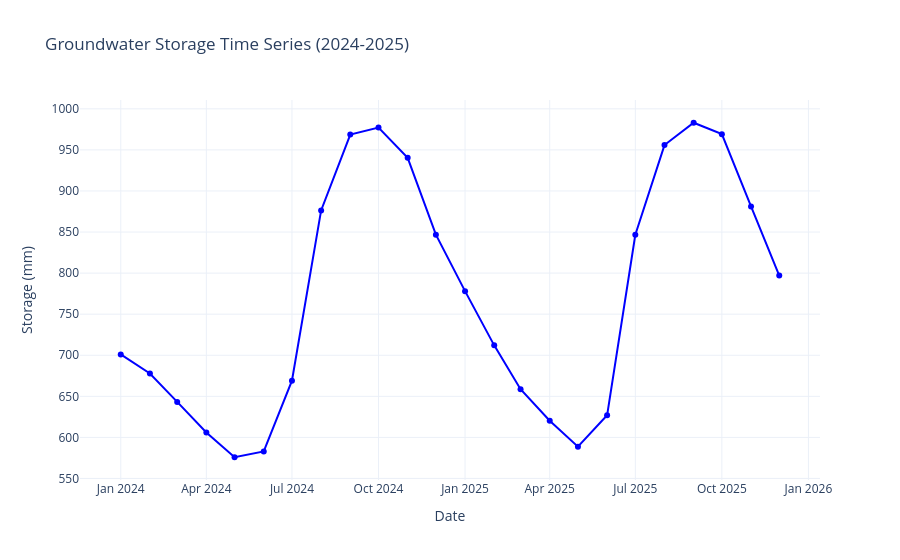

Here is the notebook cell this chart was saved with:
### Code cell
import geemap
import ee
import pandas as pd
import numpy as np
from scipy import stats
import plotly.graph_objects as go

# Initialize Earth Engine
try:
    ee.Initialize()
except Exception as e:
    ee.Authenticate()
    ee.Initialize()

Map = geemap.Map()
Map.add_basemap('HYBRID')

# Study area
roi = ee.FeatureCollection("projects/ee-clivedcosta/assets/Odishamerged")
Map.centerObject(roi, 10)
Map.addLayer(roi, {'color': 'yellow'}, 'Watershed Boundary', False)

# Parameters
START_DATE = '2024-01-01'
END_DATE = '2025-12-31'
SCALE = 1000

def create_monthly_composites(image_collection, start_date, end_date, band_name):
    start = ee.Date(start_date)
    end = ee.Date(end_date)
    months = end.difference(start, 'month').round()
    def make_monthly_image(offset):
        month_start = start.advance(offset, 'month')
        month_end = month_start.advance(1, 'month')
        monthly_mean = image_collection \
            .filterDate(month_start, month_end) \
            .mean() \
            .rename(band_name) \
            .set('system:time_start', month_start.millis())
        return monthly_mean
    offsets = ee.List.sequence(0, ee.Number(months).subtract(1))
    return ee.ImageCollection(offsets.map(make_monthly_image))

# Load GLDAS
print("Loading GLDAS groundwater data...")
try:
    gws_v22 = ee.ImageCollection("NASA/GLDAS/V022/CLSM/G025/DA1D") \
        .select('GWS_tavg') \
        .filterDate(START_DATE, END_DATE)
    count = gws_v22.size().getInfo()
    if count > 0:
        gws = gws_v22
        print(f"  Using GLDAS-2.2 (Nooh) – {count} daily images")
    else:
        raise Exception("No data")
except:
    gws = ee.ImageCollection("NASA/GLDAS/V021/CLSM/G025/DA1D") \
        .select('GWS_tavg') \
        .filterDate(START_DATE, END_DATE)
    count = gws.size().getInfo()
    print(f"  Using GLDAS-2.1 – {count} daily images")

monthly_gws = create_monthly_composites(gws, START_DATE, END_DATE, 'groundwater_storage')

def extract_series(image_collection, band_name, region, scale):
    def get_mean(img):
        mean_val = img.reduceRegion(
            reducer=ee.Reducer.mean(),
            geometry=region,
            scale=scale,
            maxPixels=1e13,
            bestEffort=True
        )
        date_str = ee.Date(img.get('system:time_start')).format('YYYY-MM-dd')
        return ee.Feature(None, {'date': date_str, 'value': mean_val.get(band_name)})
    return image_collection.map(get_mean)

gws_fc = extract_series(monthly_gws, 'groundwater_storage', roi, SCALE)

def fc_to_dataframe(fc):
    if fc.size().getInfo() == 0:
        return pd.DataFrame()
    data = fc.getInfo()
    records = []
    for feat in data['features']:
        props = feat['properties']
        if props.get('value') is not None:
            records.append({'date': pd.to_datetime(props['date']), 'groundwater_storage_mm': props['value']})
    df = pd.DataFrame(records)
    if not df.empty:
        df = df.sort_values('date')
    return df

gws_df = fc_to_dataframe(gws_fc)

# Time series plot
if not gws_df.empty:
    fig = go.Figure()
    fig.add_trace(go.Scatter(
        x=gws_df['date'],
        y=gws_df['groundwater_storage_mm'],
        mode='lines+markers',
        name='Groundwater Storage (GLDAS)',
        line=dict(color='blue', width=2),
        marker=dict(size=6)
    ))
    fig.update_layout(
        title='Groundwater Storage Time Series (2024-2025)',
        xaxis_title='Date',
        yaxis_title='Storage (mm)',
        hovermode='x unified',
        template='plotly_white'
    )
    fig.show()
else:
    print("No groundwater data available.")

# ----- FIXED LEGEND MAP LAYER (0-1000 mm) -----
latest_gws = monthly_gws.sort('system:time_start', False).first().clip(roi)

min_fixed = 0
max_fixed = 1000    # adjust if your values are higher, e.g. 1500

gws_vis = {
    'min': min_fixed,
    'max': max_fixed,
    'palette': ['red', 'orange', 'yellow', 'lightgreen', 'lightblue', 'blue']
}
Map.addLayer(latest_gws, gws_vis, 'Latest Groundwater Storage (mm)')
Map.add_colorbar(
    vis_params=gws_vis,
    label='Groundwater Storage (mm)',
    layer_name='Latest Groundwater Storage (mm)',
    orientation='vertical'
)
print(f"Legend uses fixed range: {min_fixed} - {max_fixed} mm (red = low/dry, blue = high/wet)")

# Statistical report
print("\n" + "="*60)
print("GROUNDWATER MONITORING REPORT")
print(f"Period: {START_DATE} to {END_DATE}")
print("="*60)

if not gws_df.empty:
    print(f"\nGLDAS Groundwater Storage (mm):")
    print(f"  Mean: {gws_df['groundwater_storage_mm'].mean():.2f}")
    print(f"  Min:  {gws_df['groundwater_storage_mm'].min():.2f}")
    print(f"  Max:  {gws_df['groundwater_storage_mm'].max():.2f}")
    print(f"  Std:  {gws_df['groundwater_storage_mm'].std():.2f}")
    
    x = np.arange(len(gws_df))
    y = gws_df['groundwater_storage_mm'].values
    slope, _, r_value, p_value, _ = stats.linregress(x, y)
    trend_mm_per_year = slope * 12
    print(f"\nLinear Trend: {trend_mm_per_year:.2f} mm/year")
    print(f"  R-squared: {r_value**2:.3f}")
    print(f"  p-value: {p_value:.4f}")
    if p_value < 0.05:
        print("  ✓ Statistically significant trend (p < 0.05)")
    else:
        print("  ✗ Trend not statistically significant")
    if trend_mm_per_year > 5:
        print("  → Groundwater increasing noticeably.")
    elif trend_mm_per_year < -5:
        print("  → Groundwater decreasing noticeably.")
    else:
        print("  → Groundwater relatively stable.")

print("\n" + "="*60)
print("DATA SOURCE: NASA GLDAS (GWS_tavg – groundwater storage)")
print("Fixed legend range: 0-1000 mm (adjustable in code)")
print("="*60)

Map

### Figure 1 — Plotly figure (JSON) as saved in the notebook; plotly's stock layout.template omitted (floating-point values rounded to 4 significant figures)
{"data": [{"line": {"color": "blue", "width": 2}, "marker": {"size": 6}, "mode": "lines+markers", "name": "Groundwater Storage (GLDAS)", "type": "scatter", "x": ["2024-01-01T00:00:00", "2024-02-01T00:00:00", "2024-03-01T00:00:00", "2024-04-01T00:00:00", "2024-05-01T00:00:00", "2024-06-01T00:00:00", "2024-07-01T00:00:00", "2024-08-01T00:00:00", "2024-09-01T00:00:00", "2024-10-01T00:00:00", "2024-11-01T00:00:00", "2024-12-01T00:00:00", "2025-01-01T00:00:00", "2025-02-01T00:00:00", "2025-03-01T00:00:00", "2025-04-01T00:00:00", "2025-05-01T00:00:00", "2025-06-01T00:00:00", "2025-07-01T00:00:00", "2025-08-01T00:00:00", "2025-09-01T00:00:00", "2025-10-01T00:00:00", "2025-11-01T00:00:00", "2025-12-01T00:00:00"], "y": [701.0, 677.8, 643.2, 606.0, 575.8, 582.9, 669.1, 876.3, 968.7, 977.2, 940.3, 846.8, 778.0, 712.0, 658.6, 620.2, 588.8, 626.9, 846.6, 955.9, 983.1, 969.2, 881.2, 796.9]}], "layout": {"hovermode": "x unified", "title": {"text": "Groundwater Storage Time Series (2024-2025)"}, "xaxis": {"title": {"text": "Date"}}, "yaxis": {"title": {"text": "Storage (mm)"}}}}
